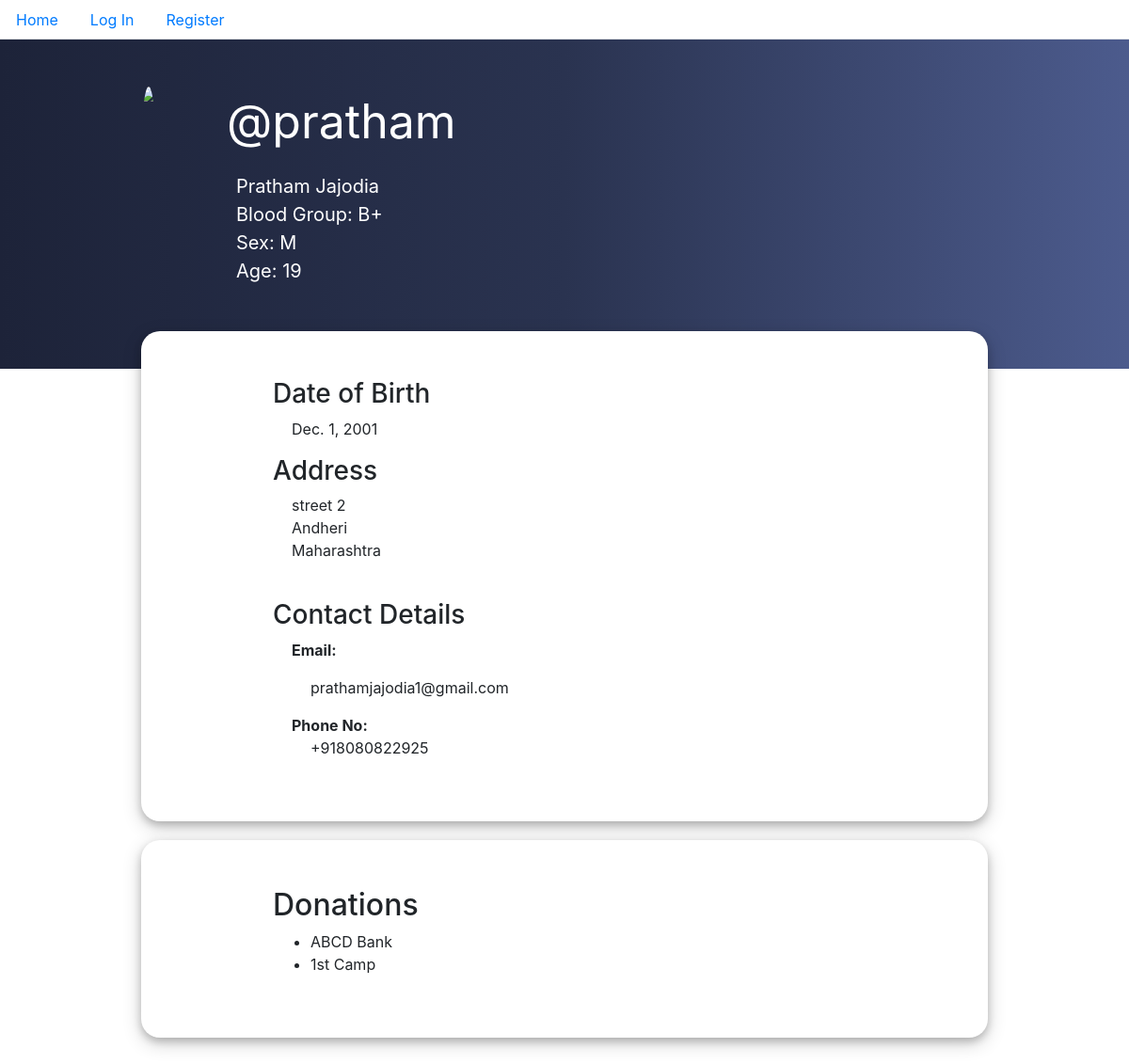
Before: /profile/pratham with the older database file.
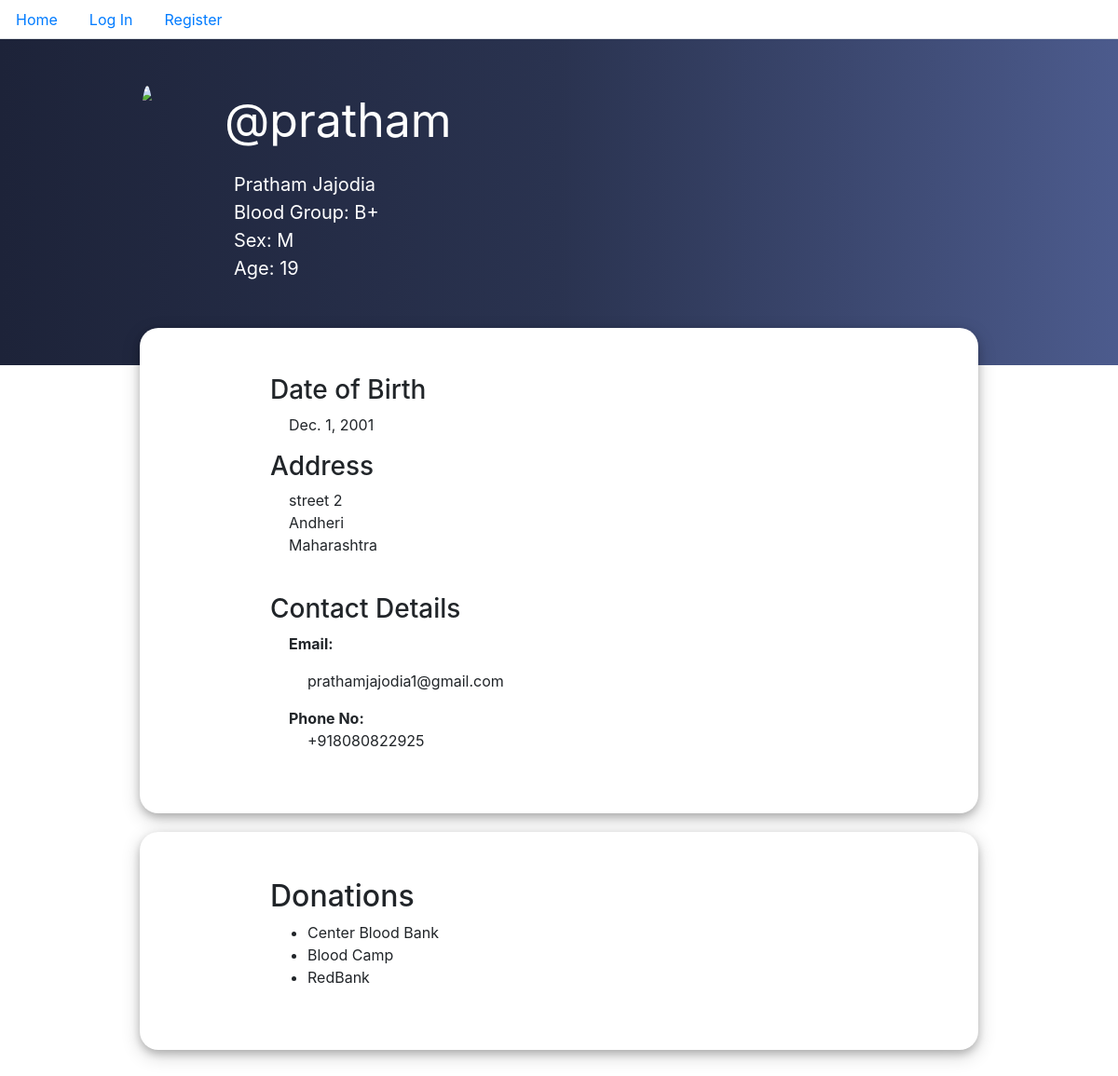
After: the same page with the newer database file.
### donate/models.py (models this page shows, shortened)
class DonationPlace(models.Model):
    name = models.CharField(max_length=64,unique=True)
    street = models.CharField (max_length=64)
    city = models.CharField (max_length=64)
    state = models.CharField (max_length=64)
    phone_no = PhoneNumberField(unique=True)
    donors = models.ManyToManyField(User, blank=True, related_name="donations")

### donate/views.py (the view)
# urls.py: path("profile/<str:name>", views.profile, name="profile"),
def profile(request, name):
    user = User.objects.get(username=name)
    donations = user.donations.all()
    today = date.today()
    age = 0
    if user.is_hospital == False:
        age = today.year - user.dob.year - ((today.month, today.day) < (user.dob.month, user.dob.day))
    return render(request, "donate/profile.html", {
        "donations": donations,
        "user1": user,
        "age": age
    })

### donate/templates/donate/profile.html (shortened to what this page needs)
{% extends "donate/layout.html" %}
{%load static%}
{% block stylelink %} <link href="{% static 'donate/profile.css' %}" rel="stylesheet"> {% endblock %}
{% block body %}
    <div class="profilecontainer">
        {% if user1.is_hospital == False %}
            <div class="top top_d">
        {% else %}
            <div class="top top_h">
        {% endif %}
        <br>
            {% if user1.is_hospital == False %}
                <img src="https://image.freepik.com/free-vector/people-donating-blood-background-flat-design_23-2148257793.jpg">
            {% else %}
                <img src="https://image.freepik.com/free-vector/hospital-building-ambulance_260807-282.jpg">
            {% endif %}
            <div>
                <p id="username">@{{ user1.username }}</p>
                {% if user1.is_hospital == True %}
                {% else %}
                    <div id="name">{{ user1.first_name }} {{ user1.last_name }}</div>
                    <div id="group">Blood Group: {{ user1.blood_type }}</div>
                    <div id="gender">Sex: {{ user1.gender }}</div>
                    <div id="age">Age: {{age}} </div>
                {% endif %}
            </div>
    </div>
    <div class="bottom">
        {% if user1.is_hospital == False %}
            <h3>Date of Birth</h3>
            <p  style="padding-left: 20px">
                {{ user1.dob }}
            <br>
        {% endif %}
        <h3>Address</h3>
        <p  style="padding-left: 20px">
            {{ user1.street }} <br> {{ user1.city }} <br> {{ user1.state }}
        </p>
        <br>
        <h3>Contact Details</h3>
        <p style="padding-left: 20px">
            <strong>Email: </strong>  <p style="padding-left:40px "> {{ user1.email }}<br> </p>
            <strong  style="padding-left: 20px">Phone No:</strong> <br> <p style="padding-left:40px "> {{ user1.phone_no }} </p>
        </p>
    </div>
    {% if user1.is_hospital == False %}
            <div class="bottom">
                <h2>Donations</h2>
                <ul>
                    {% for donation in donations %}
                        <li>{{ donation.name }} </li>
                    {% empty %}
                        <li>No Entries Found</li>
                    {% endfor %}
                </ul>
            </div>
    {% endif %}
    </div>
{% endblock %}

Changed rows visible on the page:
no longer on this page (row edited): DonationPlace: name "1st Camp"
changed DonationPlace: name "ABCD Bank" → "Center Blood Bank"
now on this page (row edited): DonationPlace: name "Blood Camp"
now on this page (row edited): DonationPlace: name "RedBank"
